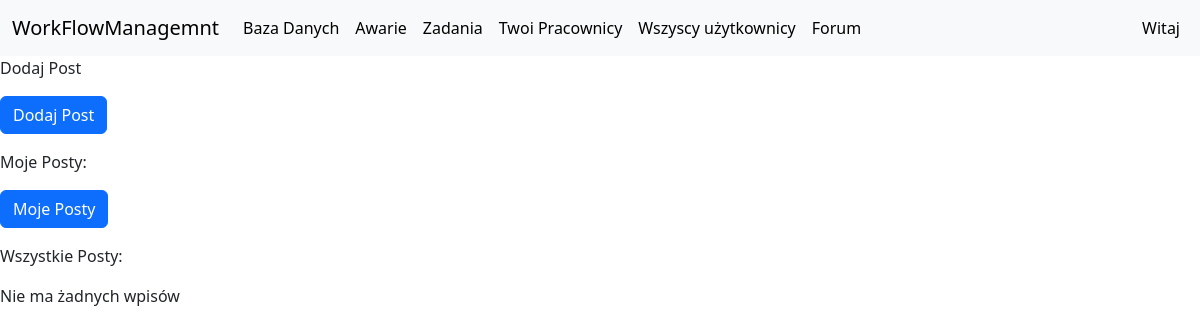
The app's page /forum, older data.
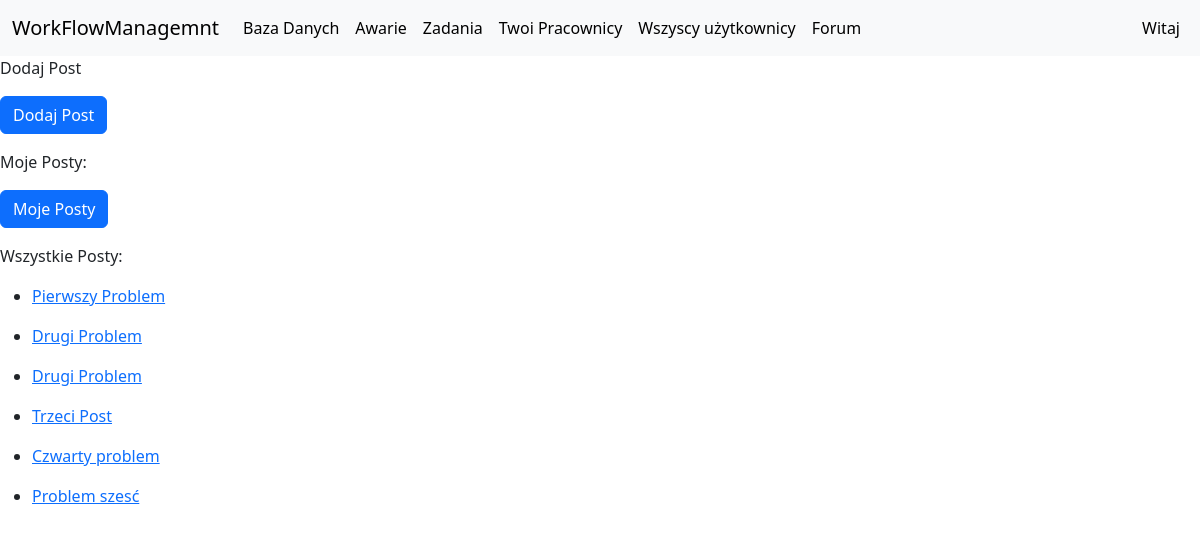
The same page, newer data.
### base/models.py (models this page shows, shortened)
class Forum(models.Model):
    name = models.CharField(max_length=255)
    description = models.TextField()
    draft = models.BooleanField(default=False)
    active = models.BooleanField(default=True)
    image = models.ImageField(blank=True, null=True, upload_to='forum_images/')
    groups = models.ManyToManyField(Group, blank=True)
    author = models.ForeignKey(User, on_delete=models.CASCADE, blank=True, null=True)
    upload_date = models.DateTimeField(blank=True, null=True)
    end_date = models.DateTimeField(blank=True, null=True)
    likes = models.IntegerField(default=0)
    tag = models.ManyToManyField(Tag, blank=True)

### forum/views.py (the view)
# urls.py: path('', MainForumPage.as_view(), name='forum'),
class MainForumPage(ListView):
    model = Forum
    template_name = 'forum/forum.html'
    context_object_name = 'posts'
    def get_queryset(self):
        return Forum.objects.all()

### base/context_processors.py (called while the page is built)
def group_names_processor(request):
    if request.user.is_authenticated:
        group_names = [group.name for group in request.user.groups.all()]
    else:
        group_names = []
    return {'group_names': group_names}

### forum/templates/forum/forum.html
{% extends "base/base.html" %}
{% block content %}
<p>Dodaj Post</p>
<p><a href="{% url 'forum:new_post' %}" class="btn btn-primary">Dodaj Post</a></p>
<p>Moje Posty:</p>
<p><a href="{% url 'forum:my_posts' %}" class="btn btn-primary">Moje Posty</a></p>
<p>Wszystkie Posty:</p>
{% for post in posts %}
<ul>
    <li><a href="{% url 'forum:post_detail' pk=post.pk %}">{{ post.name }}</a></li>
</ul>
{% empty %}
    <p>Nie ma żadnych wpisów</p>
{% endfor %}
{% endblock %}

### base/templates/base/base.html (shortened to what this page needs)
{% load static %}
<!DOCTYPE html>
<html lang ="en">
  <head>
    <link href="https://cdn.jsdelivr.net/npm/bootstrap@5.3.2/dist/css/bootstrap.min.css" rel="stylesheet">
    <link rel="stylesheet" type="text/css" href="{% static 'base/style.css' %}">
  </head>
  <body>
    <div>
      <nav class="navbar navbar-expand-lg navbar-light bg-light">
        <div class="container-fluid">
          <a class="navbar-brand" href="#">WorkFlowManagemnt</a>
          <div class="collapse navbar-collapse" id="navbarSupportedContent">
            <ul class="navbar-nav me-auto mb-2 mb-lg-0">
              <li class="nav-item">
                <a class="nav-link active" aria-current="page" href="{% url 'database:database' %}">Baza Danych</a>
              </li>
              <li class="nav-item">
                <a class="nav-link active" aria-current="page" href="{% url 'issues:issue_list' %}">Awarie</a>
              </li>
              <li class="nav-item">
                <a class="nav-link active" aria-current="page" href="#">Zadania</a>
              </li>
              <li class="nav-item">
                <a class="nav-link active" aria-current="page" href="{% url 'profiles:your_employees' %}">Twoi Pracownicy</a>
              </li>
              <li class="nav-item">
                <a class="nav-link active" aria-current="page" href="{% url 'profiles:profiles_list' %}">Wszyscy użytkownicy</a>
              </li>
              <li class="nav-item">
                <a class="nav-link active" aria-current="page" href="{% url 'forum:forum' %}">Forum</a>
              </li>
            </ul>
            <ul class="navbar-nav ms-auto">
              <li class="nav-item">
                <a class="nav-link active" aria-current="page" href="{% url 'profiles:profile'%}">Witaj {{ request.user.get_full_name }}</a>
              </li>
            </ul>
          </div>
        </div>
      </nav>
    </div>
    {% block content %}
    {% endblock %}
  </body>
</html>

### base/static/base/style.css (style rules this page uses)
:root { --bs-table-bg: #ffffff; --bs-body-bg: #ffffff; }

Row changes from the older to the newer data that the page shows:
added Forum: name "Pierwszy Problem"
added Forum: name "Drugi Problem"
added Forum: name "Drugi Problem"
added Forum: name "Trzeci Post"
added Forum: name "Czwarty problem"
added Forum: name "Problem szesć"
Text that changed along with them:
text no longer shown: "Nie ma żadnych wpisów"
